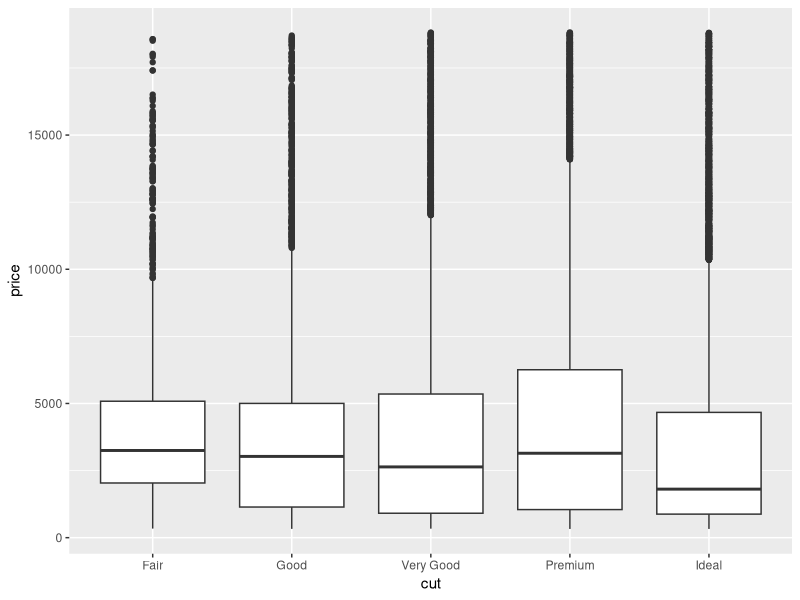

The R source for this figure:
## 3. Extract the diamonds that have very high and very low residuals.
## Is there anything unusual about these diamonds? Are the particularly bad or good, or do you think these are pricing errors?
library(dplyr)
library(ggplot2)
library(modelr)

diamonds2 <- diamonds %>% 
  filter(carat <= 2.5) %>% 
  mutate(lprice = log2(price), lcarat = log2(carat))

mod_diamond <- lm(lprice ~ lcarat, data = diamonds2)

diamonds2 <- diamonds2 %>% 
  add_residuals(mod_diamond, "lresid")

resid_quants <- quantile(diamonds2$lresid)

filtered <- diamonds2 %>% 
  filter( 
    !((lresid < resid_quants[["25%"]]) & (lresid > resid_quants[["75%"]])) 
    )

ggplot(filtered, aes(cut, price)) + geom_boxplot()
